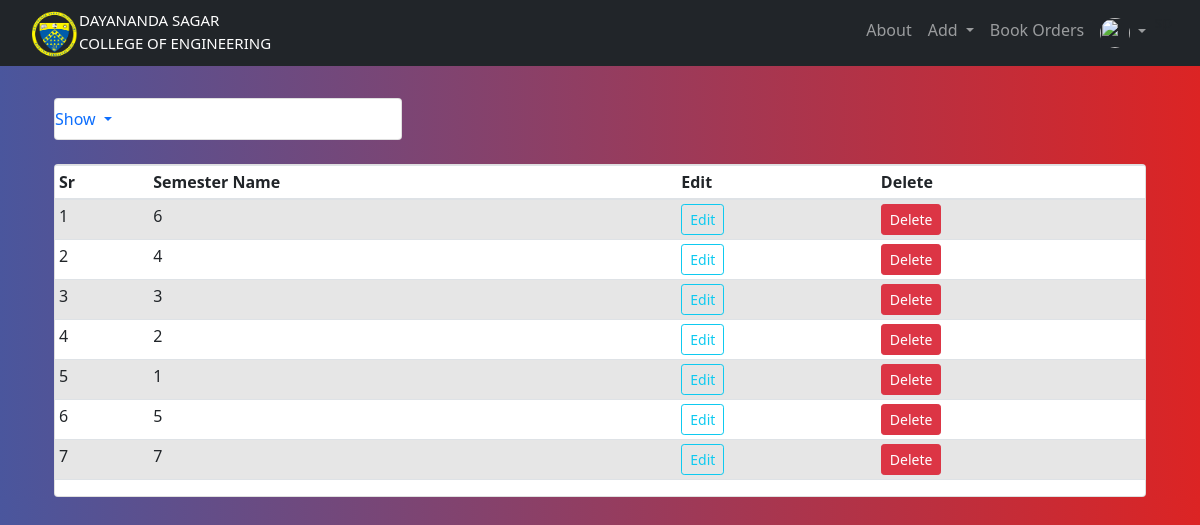
The page /semesters (signed in) on the database its author committed.
### website/models.py (models this page shows)
class Semester(db.Model):
        __searchable__ = ['name']
        id = db.Column(db.Integer, primary_key = True)
        name = db.Column(db.String(30), nullable = False, unique = True)

### website/show.py (the view)
@show.route('/semesters')
@login_required
@requires_access_level("admin")
def semesters():
    se = Semester.query.order_by(Semester.id.desc()).all()
    return render_template('departments.html', title="Semesters Page",semesters=se,user=current_user)

### website/models.py (called while the page is built)
        def get_urole(self):
                return self.urole

### website/views.py (called while the page is built)
def requires_access_level(access_level):
    def decorator(f):
        @wraps(f)
        def decorated_function(*args, **kwargs):
            if not current_user.is_authenticated:
                flash('Login to Access', 'error')
                return redirect(url_for('views.home'))
            if current_user.get_urole() not in access_level:
                logout_user()
                flash('You do not have access to this resource. You have been automatically Logged Out', 'error')
                return redirect(url_for('views.home'))
            return f(*args, **kwargs)
        return decorated_function
    return decorator

### website/templates/departments.html (shortened to what this page needs)
{% extends "base.html" %} {% block title %}D & S{% endblock %}
{% block content %}
<br>
<br>
<br>
<div class="container">
  <div class="row">
      <div class="col-md-4">
          <div class="card mt-100">
              <ul class="navbar-nav me-auto mb-2 mb-lg-0">
              <li class="nav-item dropdown">
                  <a class="nav-link dropdown-toggle" href="#" id="navbarDropdown" role="button" data-bs-toggle="dropdown" aria-expanded="false">
                    Show
                  </a>
                </li>
              </ul>
          </div>
      </div>
  </div>
  </div>
  <br/>
<div class="container">
    <div class="card">
  <table class="table table-sm table-condensed table-striped table-hover">
    {% if departments %}
    <thead>
        <th>Sr</th>
        <th>Department Name</th>
        <th>Edit</th>
        <th>Delete</th>
      </thead>
    <tbody>
      {% for department in departments %}
      <tr>
        <td>{{loop.index}}</td>
        <td>{{department.name}}</td>
        <td><a href="{{url_for('add.updatedepartment', id = department.id)}}" class="btn btn-sm btn-outline-info">Edit</a></td>
        <td>
          <button type="button" class="btn btn-danger btn-sm" data-toggle="modal" data-target="#exampleModal-{{department.id}}">
            Delete
          </button>
        </td>
      </tr>
<div class="modal fade" id="exampleModal-{{department.id}}" tabindex="-1" role="dialog" aria-labelledby="exampleModalLabel" aria-hidden="true">
  <div class="modal-dialog" role="document">
    <div class="modal-content">
      <div class="modal-header">
        <h5 class="modal-title" id="exampleModalLabel">{{department.name}}</h5>
        <button type="button" class="close" data-dismiss="modal" aria-label="Close">
          <span aria-hidden="true">&times;</span>
        </button>
      </div>
      <div class="modal-body">
        <span class="text-danger">Are you sure that you want to delete this Department {{department.name}}</span>
      </div>
      <div class="modal-footer">
        <button type="button" class="btn btn-warning btn-sm" data-dismiss="modal">Cancel</button>
        <form action="{{url_for('add.deletedepartment', id = department.id )}}" method="POST">
        <button type="submit" class="btn btn-danger btn-sm">Delete</button>
      </form>
      </div>
    </div>
  </div>
</div>
      {% endfor %}
      {% else %}
      <thead>
        <th>Sr</th>
        <th>Semester Name</th>
        <th>Edit</th>
        <th>Delete</th>
      </thead>
    <tbody>
      {% for semester in semesters %}
      <tr>
        <td>{{loop.index}}</td>
        <td>{{semester.name}}</td>
        <td><a href="{{url_for('add.updatesemester', id = semester.id)}}" class="btn btn-sm btn-outline-info">Edit</a></td>
        <td>
          <button type="button" class="btn btn-danger btn-sm" data-toggle="modal" data-target="#exampleModal-{{semester.id}}">
            Delete
          </button>
        </td>
      </tr>
      {% endfor %}
      {% endif %}
    </tbody>
  </table>
</div>
</div>
{% endblock %}

### website/static/style.css (style rules this page uses)
.bg-nav { background: #DC2424; background: -webkit-linear-gradient(to right, #4A569D, #DC2424); background: linear-gradient(to right, #4A569D, #DC2424); }
.mt-100 { margin-top: -40px; }

### rows shown on the page
Semester: name "6"
Semester: name "4"
Semester: name "3"
Semester: name "2"
Semester: name "1"
Semester: name "5"
Semester: name "7"
